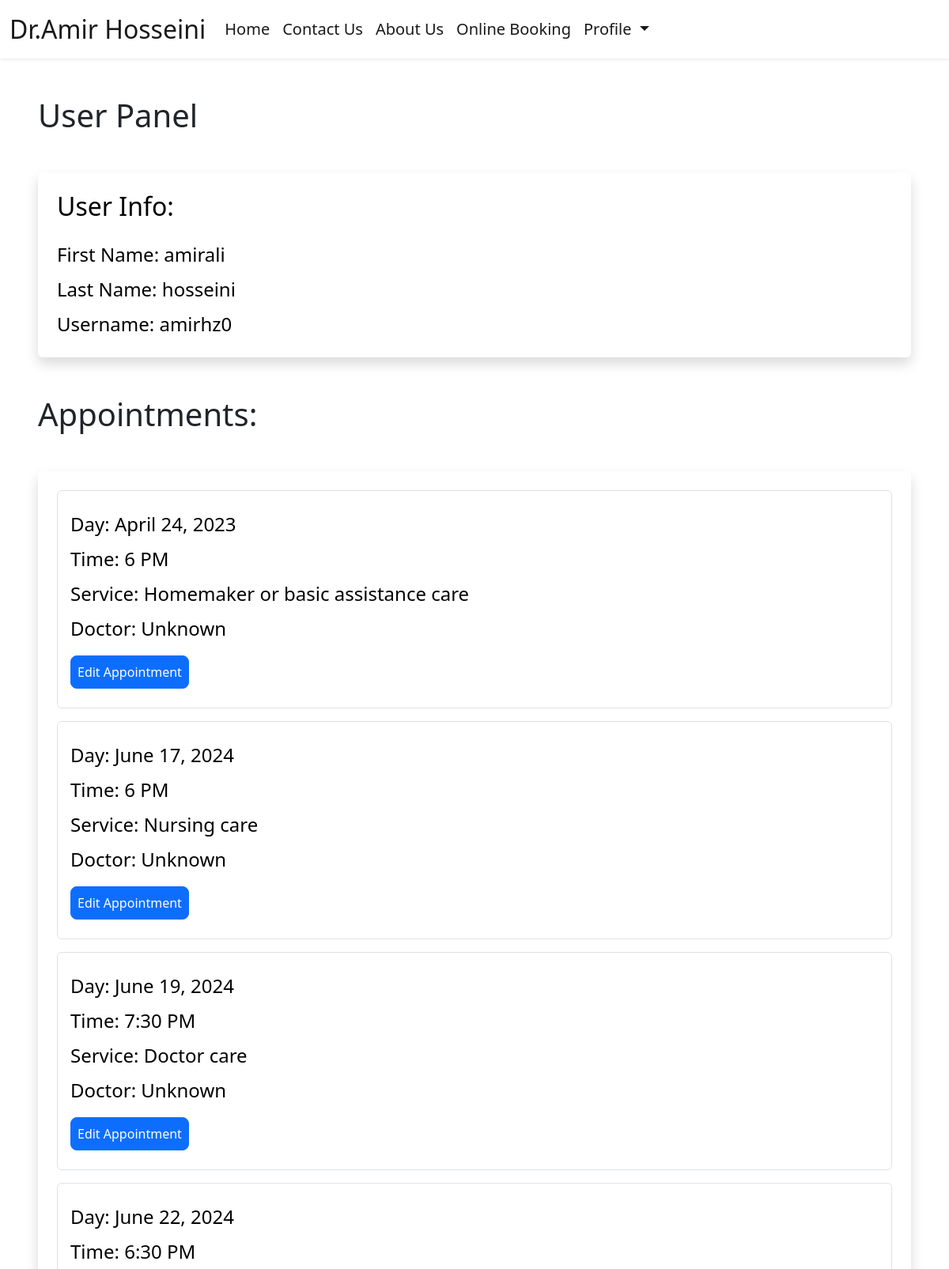
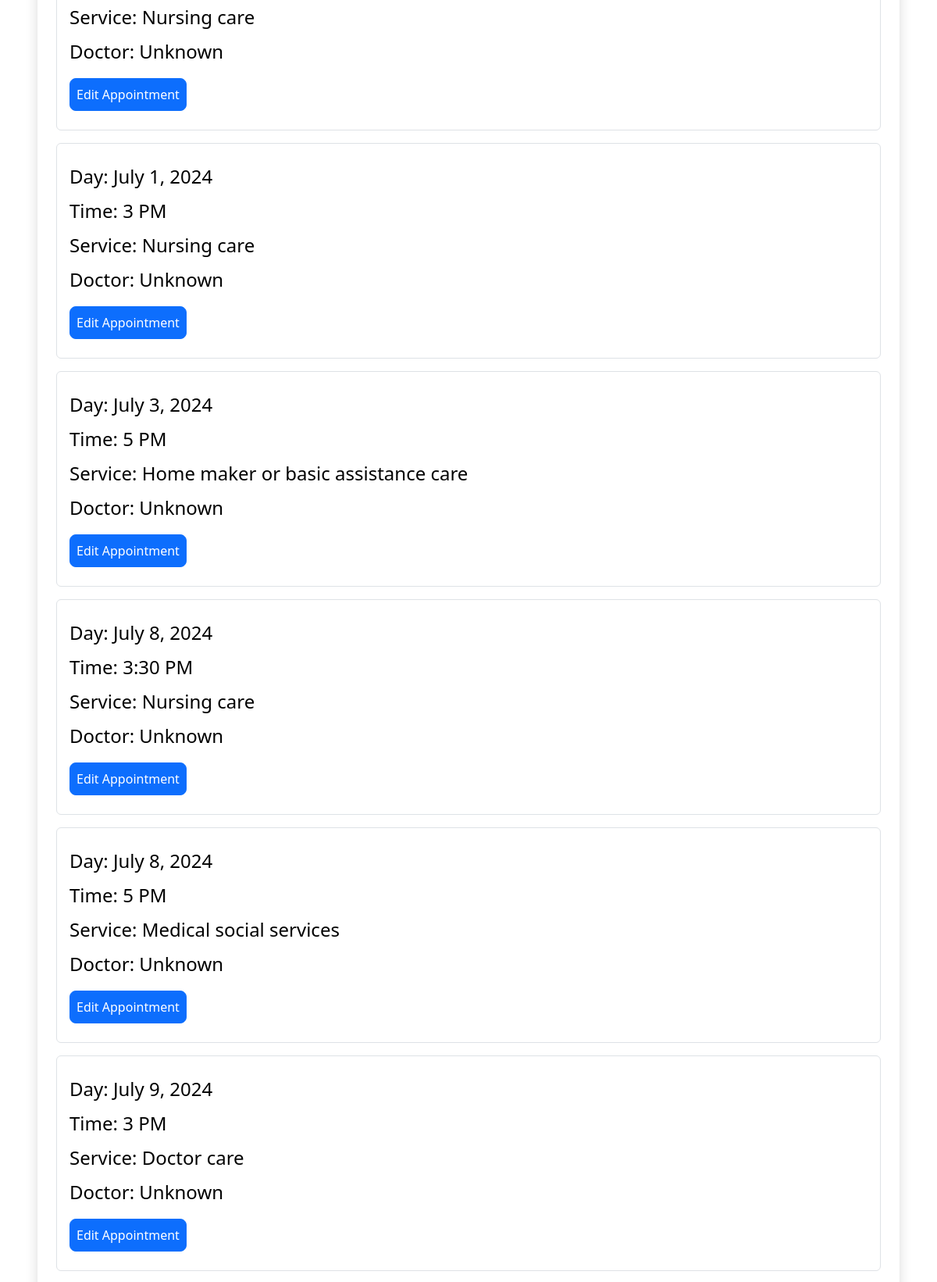
Screenshot of /user-panel (signed in, upper part) with the database file from the repository (2 pictures, top to bottom).
### booking/models.py (models this page shows, shortened)
class Appointment(models.Model):
    user = models.ForeignKey(User, on_delete=models.CASCADE, null=True, blank=True)
    service = models.CharField(max_length=50, choices=SERVICE_CHOICES, default="Doctor care")
    doctor = models.CharField(max_length=255, default="Unknown")
    day = models.DateField(default=datetime.now)
    time = models.CharField(max_length=10, choices=TIME_CHOICES, default="3 PM")
    time_ordered = models.DateTimeField(default=datetime.now, blank=True)

### booking/views.py (the view)
# urls.py: path('user-panel', views.userPanel, name='userPanel'),
def userPanel(request):
    user = request.user
    appointments = Appointment.objects.filter(user=user).order_by('day', 'time')
    return render(request, 'userPanel.html', {
        'user':user,
        'appointments':appointments,
    })

### booking/templates/userPanel.html (shortened to what this page needs)
{% extends 'layout.html' %}
{% load static %}
{% block body %}
{% if user.is_authenticated %}
<h1 class="ms-5 mt-5">User Panel</h1>
<div class="shadow p-4 mb-5 bg-body bg-body rounded text-black m-5">
    <h2 class="">User Info:</h2>
    <ul class="list-group fs-4 mt-3">
        <li class="list-group mt-2">First Name: {{ user.first_name }}</li>
        <li class="list-group mt-2">Last Name: {{ user.last_name }}</li>
        <li class="list-group mt-2">Username: {{ user.username }}</li>
    </ul>
</div>
{% if appointments.count > 0 %}
<div class="mt-5">
    <h1 class="ms-5">Appointments:</h1>
    <div class="shadow p-4 mb-3 bg-body bg-body rounded text-black m-5">
        {% for appointment in appointments %}
        <div class="list-group fs-4 border p-3 mb-3">
            <p class="list-group mt-2">Day: {{ appointment.day }}</p>
            <p class="list-group mt-2">Time: {{ appointment.time }}</p>
            <p class="list-group mt-2">Service: {{ appointment.service }}</p>
            <p class="list-group mt-2">Doctor: {{ appointment.doctor }}</p>
            <div class="mt-3 mb-2">
                <a class="btn btn-primary rounded-3 p-2" href="{% url 'userUpdate' appointment.id %}">Edit Appointment</a>
            </div>
        </div>
        {% endfor %}
    </div>
</div>
{% endif %}
{% else %}
<div class="shadow p-4 mb-5 bg-body bg-body rounded text-black m-5">
    <h1 class="p-2 ms-3">First Sign in!</h1>
    <a href="{% url 'login' %}" class="btn btn-primary text-white">Sign in</a>
</div>
{% endif %}
{% endblock %}

### booking/templates/layout.html (shortened to what this page needs)
{% load static %}
<!doctype html>
<html lang="en">
  <head>
    <link rel="stylesheet" href="https://cdnjs.cloudflare.com/ajax/libs/bootstrap-icons/1.7.2/font/bootstrap-icons.min.css">
    <link href="https://cdn.jsdelivr.net/npm/bootstrap@5.2.1/dist/css/bootstrap.min.css" rel="stylesheet">
  </head>
  <body>
    <header>
        <nav class="navbar bg-white navbar-white navbar-expand-lg shadow-sm" >
            <div class="container-fluid">
                <a class="navbar-brand  cHover cGreen fs-2 " href="{% url 'index' %}">
                    Dr.Amir Hosseini
                </a>
                <div class="collapse navbar-collapse" id="navbarSupportedContent">
                    <ul class="navbar-nav mb-2 mb-lg-0  fs-5 align-items-center">
                        <li class="nav-item">
                            <a class="nav-link active cHover" aria-current="page" href="{% url 'index' %}">Home</a>
                        </li>
                        <li class="nav-item">
                            <a class="nav-link active cHover" href="{% url 'contact' %}">Contact Us</a>
                        </li>
                        <li class="nav-item">
                            <a class="nav-link active cHover" href="{% url 'about' %}">About Us</a>
                        </li>
                        <li class="nav-item">
                            <a class="nav-link active cHover" href="{% url 'booking' %}">Online Booking</a>
                        </li>
                        {% if user.is_authenticated %}
                        <li class="nav-item dropdown me-3 fs-5">
                            <a class="nav-link active dropdown-toggle cHover" href="#" role="button" data-bs-toggle="dropdown" aria-expanded="false">
                              Profile
                            </a>
                        </li>
                        {% else %}
                        <li class="nav-item me-3">
                            <a class="nav-link active cHover" href="{% url 'login' %}">Sign in/Sign Up</a>
                        </li>
                        {% endif %}
                    </ul>
                </div>
            </div>
        </nav>
    </header>
    {% block body %}
    {% endblock %}
  </body>
</html>

### rows the page displays
Appointment: day "April 24, 2023", time "6 PM", service "Homemaker or basic assistance care", doctor "Unknown"
Appointment: day "June 17, 2024", time "6 PM", service "Nursing care", doctor "Unknown"
Appointment: day "June 19, 2024", time "7:30 PM", service "Doctor care", doctor "Unknown"
Appointment: day "June 22, 2024", time "6:30 PM", service "Nursing care", doctor "Unknown"
Appointment: day "July 1, 2024", time "3 PM", service "Nursing care", doctor "Unknown"
Appointment: day "July 3, 2024", time "5 PM", service "Home maker or basic assistance care", doctor "Unknown"
Appointment: day "July 8, 2024", time "3:30 PM", service "Nursing care", doctor "Unknown"
Appointment: day "July 8, 2024", time "5 PM", service "Medical social services", doctor "Unknown"
Appointment: day "July 9, 2024", time "3 PM", service "Doctor care", doctor "Unknown"

### other values shown
{{ user.first_name }} "amirali"
{{ user.last_name }} "hosseini"
{{ user.username }} "amirhz0"
